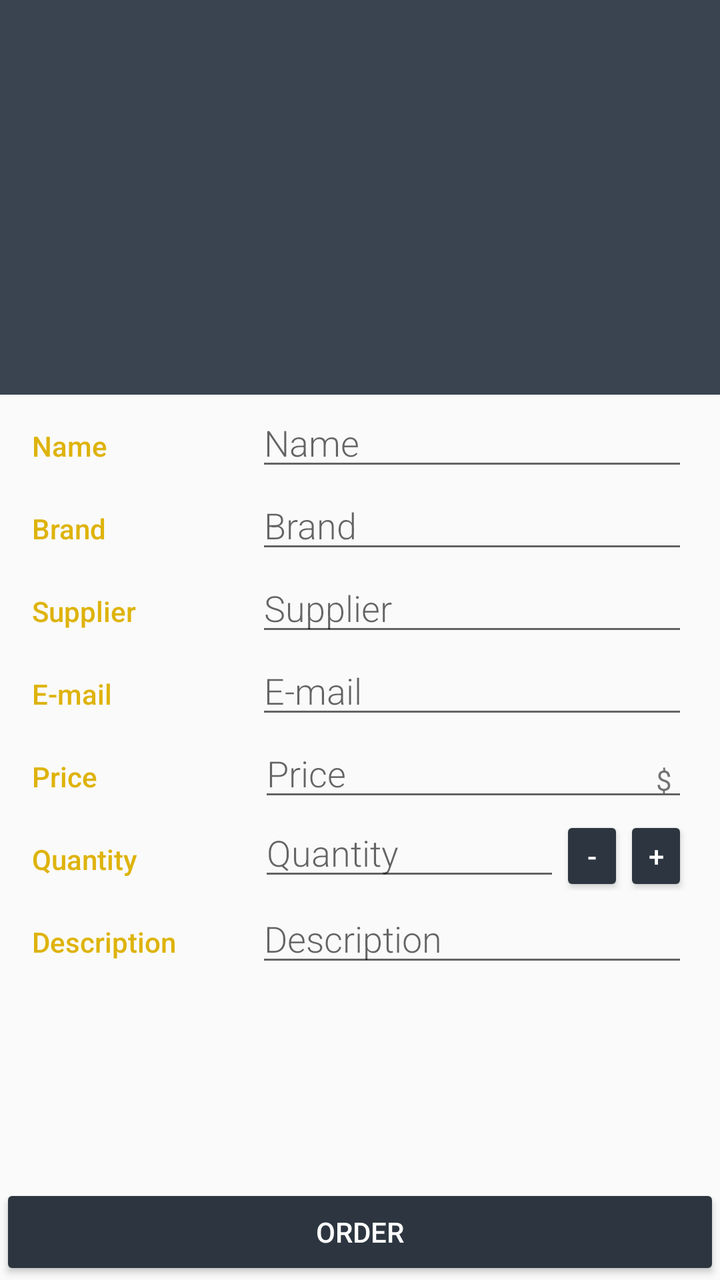
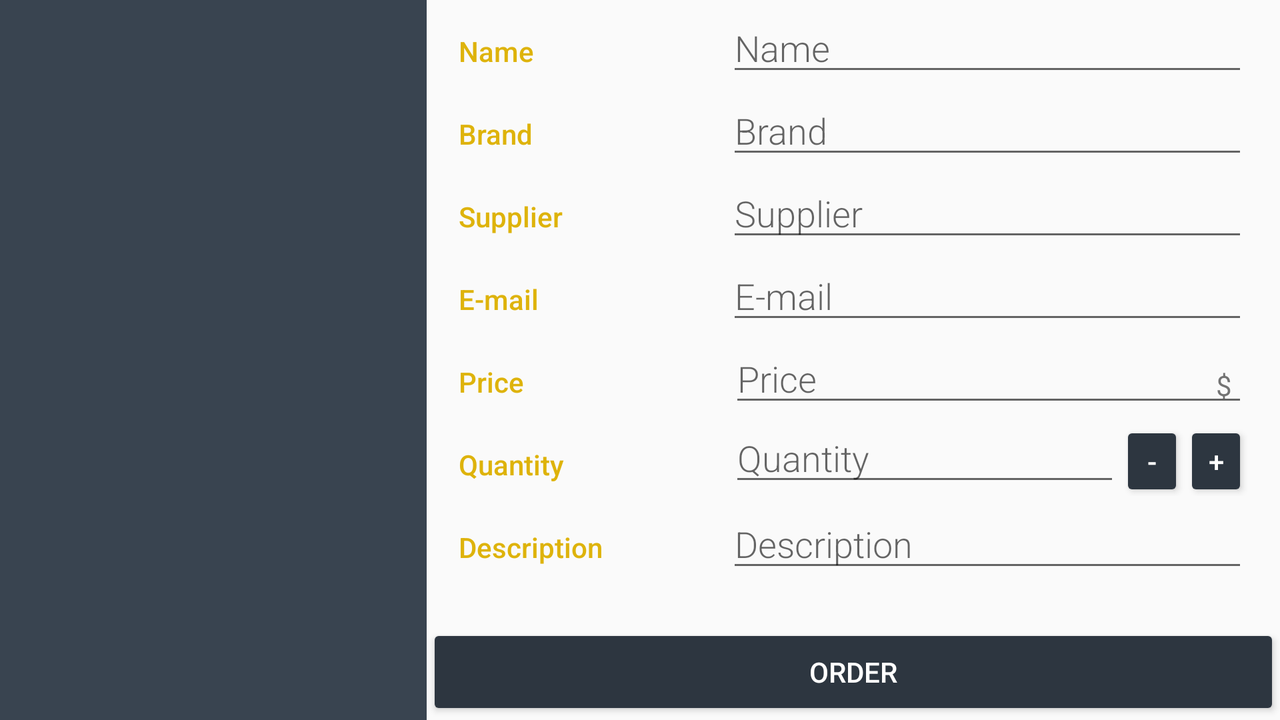

The same Android screen from two of the app's own layout files: first res/layout/ as a phone draws it, then the repository's variant for another configuration, drawn on a device whose configuration selects that folder. Both files follow.
<!-- AndroidManifest.xml: activity theme AppTheme -->
<!-- res/layout/activity_editor.xml -->
<?xml version="1.0" encoding="utf-8"?>
<LinearLayout xmlns:android="http://schemas.android.com/apk/res/android"
    xmlns:tools="http://schemas.android.com/tools"
    android:layout_width="match_parent"
    android:layout_height="match_parent"
    android:orientation="vertical"
    tools:context=".EditorActivity">

    <ImageView
        android:id="@+id/image"
        android:layout_width="match_parent"
        android:layout_height="0dp"
        android:layout_weight="1"
        android:adjustViewBounds="true"
        android:background="@color/colorPrimary"
        android:contentDescription="@string/editor_add_picture"
        android:src="@drawable/ic_add_photo" />

    <ScrollView
        android:layout_width="match_parent"
        android:layout_height="0dp"
        android:layout_weight="2">

        <LinearLayout
            android:layout_width="match_parent"
            android:layout_height="wrap_content"
            android:orientation="vertical"
            android:paddingLeft="@dimen/activity_margin"
            android:paddingRight="@dimen/activity_margin">

            <LinearLayout
                android:layout_width="match_parent"
                android:layout_height="wrap_content"
                android:orientation="horizontal">

                <TextView
                    style="@style/CategoryStyle"
                    android:text="@string/category_name" />

                <EditText
                    android:id="@+id/edit_product_name"
                    style="@style/EditorFieldStyle2"
                    android:hint="@string/hint_product_name"
                    android:inputType="textCapWords" />
            </LinearLayout>

            <LinearLayout
                android:layout_width="match_parent"
                android:layout_height="wrap_content"
                android:orientation="horizontal">

                <TextView
                    style="@style/CategoryStyle"
                    android:text="@string/category_brand" />

                <EditText
                    android:id="@+id/edit_product_brand"
                    style="@style/EditorFieldStyle2"
                    android:hint="@string/hint_product_brand"
                    android:inputType="textCapWords" />
            </LinearLayout>

            <LinearLayout
                android:layout_width="match_parent"
                android:layout_height="wrap_content"
                android:orientation="horizontal">

                <TextView
                    style="@style/CategoryStyle"
                    android:text="@string/category_supplier" />

                <EditText
                    android:id="@+id/edit_product_supplier"
                    style="@style/EditorFieldStyle2"
                    android:hint="@string/hint_product_supplier"
                    android:inputType="textCapWords" />
            </LinearLayout>

            <LinearLayout
                android:layout_width="match_parent"
                android:layout_height="wrap_content"
                android:orientation="horizontal">

                <TextView
                    style="@style/CategoryStyle"
                    android:text="@string/category_email" />

                <EditText
                    android:id="@+id/edit_product_email"
                    style="@style/EditorFieldStyle2"
                    android:hint="@string/hint_product_email"
                    android:inputType="textEmailAddress" />
            </LinearLayout>

            <LinearLayout
                android:layout_width="match_parent"
                android:layout_height="wrap_content"
                android:orientation="horizontal">

                <TextView
                    style="@style/CategoryStyle"
                    android:text="@string/category_price" />

                <RelativeLayout
                    android:layout_width="0dp"
                    android:layout_height="wrap_content"
                    android:layout_weight="2"
                    android:paddingLeft="@dimen/padding_small"
                    android:paddingStart="@dimen/padding_small">

                    <EditText
                        android:id="@+id/edit_product_price"
                        style="@style/EditorFieldStyle"
                        android:hint="@string/hint_product_price"
                        android:inputType="number" />

                    <TextView
                        style="@style/EditorUnitsStyle"
                        android:text="@string/unit_product_price" />
                </RelativeLayout>
            </LinearLayout>

            <LinearLayout
                android:layout_width="match_parent"
                android:layout_height="wrap_content"
                android:orientation="horizontal">

                <TextView
                    android:id="@+id/textView"
                    style="@style/CategoryStyle"
                    android:text="@string/category_quantity" />

                <LinearLayout
                    android:layout_width="0dp"
                    android:layout_height="wrap_content"
                    android:layout_weight="2">

                    <EditText
                        android:id="@+id/edit_product_quantity"
                        style="@style/EditorFieldStyle2"
                        android:hint="@string/hint_product_quantity"
                        android:inputType="number" />

                    <Button
                        android:id="@+id/edit_quantity_minus"
                        style="@style/ButtonSytle"
                        android:layout_width="@dimen/small_button_width"
                        android:layout_height="@dimen/small_button_hight"
                        android:onClick="decrement"
                        android:text="@string/editor_minus" />

                    <Button
                        android:id="@+id/edit_quantity_plus"
                        style="@style/ButtonSytle"
                        android:layout_width="@dimen/small_button_width"
                        android:layout_height="@dimen/small_button_hight"
                        android:onClick="increment"
                        android:text="@string/editor_plus" />
                </LinearLayout>
            </LinearLayout>

            <LinearLayout
                android:layout_width="match_parent"
                android:layout_height="wrap_content"
                android:orientation="horizontal">

                <TextView
                    style="@style/CategoryStyle"
                    android:text="@string/category_description" />

                <EditText
                    android:id="@+id/edit_product_description"
                    style="@style/EditorFieldStyle2"
                    android:hint="@string/hint_product_description"
                    android:inputType="textCapWords" />
            </LinearLayout>
        </LinearLayout>
    </ScrollView>

    <Button
        android:id="@+id/order_button"
        style="@style/ButtonSytle"
        android:layout_width="match_parent"
        android:layout_height="wrap_content"
        android:onClick="order"
        android:text="@string/editor_order" />
</LinearLayout>
<!-- resources referenced by this layout -->
<resources>
  <color name="colorPrimary">#394450</color>
  <dimen name="activity_margin">16dp</dimen>
  <dimen name="padding_small">4dp</dimen>
  <dimen name="small_button_hight">40dp</dimen>
  <dimen name="small_button_width">32dp</dimen>
  <string name="category_brand">Brand</string>
  <string name="category_description">Description</string>
  <string name="category_email">E-mail</string>
  <string name="category_name">Name</string>
  <string name="category_price">Price</string>
  <string name="category_quantity">Quantity</string>
  <string name="category_supplier">Supplier</string>
  <string name="editor_add_picture">Add Picture</string>
  <string name="editor_minus">-</string>
  <string name="editor_order">Order</string>
  <string name="editor_plus">+</string>
  <string name="hint_product_brand">Brand</string>
  <string name="hint_product_description">Description</string>
  <string name="hint_product_email">E-mail</string>
  <string name="hint_product_name">Name</string>
  <string name="hint_product_price">Price</string>
  <string name="hint_product_quantity">Quantity</string>
  <string name="hint_product_supplier">Supplier</string>
  <string name="unit_product_price">$</string>
  <style name="ButtonSytle">
          <item name="android:backgroundTint">@color/colorPrimaryDark</item>
          <item name="android:textColor">@android:color/white</item>
      </style>
  <style name="CategoryStyle">
          <item name="android:layout_height">wrap_content</item>
          <item name="android:layout_width">0dp</item>
          <item name="android:layout_weight">1</item>
          <item name="android:paddingTop">16dp</item>
          <item name="android:textColor">@color/colorAccent</item>
          <item name="android:fontFamily">sans-serif-medium</item>
          <item name="android:textAppearance">?android:textAppearanceSmall</item>
      </style>
  <style name="EditorFieldStyle">
          <item name="android:layout_height">wrap_content</item>
          <item name="android:layout_width">match_parent</item>
          <item name="android:fontFamily">sans-serif-light</item>
          <item name="android:textAppearance">?android:textAppearanceMedium</item>
      </style>
  <style name="EditorFieldStyle2">
          <item name="android:layout_height">wrap_content</item>
          <item name="android:layout_width">0dp</item>
          <item name="android:layout_weight">2</item>
          <item name="android:layout_marginLeft">4dp</item>
          <item name="android:fontFamily">sans-serif-light</item>
          <item name="android:textAppearance">?android:textAppearanceMedium</item>
      </style>
  <style name="EditorUnitsStyle">
          <item name="android:layout_height">wrap_content</item>
          <item name="android:layout_width">wrap_content</item>
          <item name="android:layout_alignParentRight">true</item>
          <item name="android:paddingRight">8dp</item>
          <item name="android:paddingTop">16dp</item>
          <item name="android:textAppearance">?android:textAppearanceSmall</item>
      </style>
  <style name="AppTheme" parent="Theme.AppCompat.Light.DarkActionBar">
          <item name="colorPrimary">@color/colorPrimary</item>
          <item name="colorPrimaryDark">@color/colorPrimaryDark</item>
          <item name="colorAccent">@color/colorAccent</item>
      </style>
  <color name="colorPrimaryDark">#2D3640</color>
  <color name="colorAccent">#deb30b</color>
</resources>
<!-- res/layout-land/activity_editor.xml (the repository's variant of the layout above) -->
<!-- drawn on the phone turned sideways -->
<?xml version="1.0" encoding="utf-8"?>
<LinearLayout xmlns:android="http://schemas.android.com/apk/res/android"
    xmlns:tools="http://schemas.android.com/tools"
    android:layout_width="match_parent"
    android:layout_height="match_parent"
    android:orientation="horizontal"
    tools:context=".EditorActivity">

    <ImageView
        android:id="@+id/image"
        android:layout_width="0dp"
        android:layout_height="match_parent"
        android:layout_weight="1"
        android:adjustViewBounds="true"
        android:background="@color/colorPrimary"
        android:contentDescription="@string/editor_add_picture"
        android:src="@drawable/ic_add_photo" />

    <LinearLayout
        android:layout_width="0dp"
        android:layout_height="match_parent"
        android:layout_weight="2"
        android:orientation="vertical">

        <ScrollView
            android:layout_width="match_parent"
            android:layout_height="0dp"
            android:layout_weight="1">

            <LinearLayout
                android:layout_width="match_parent"
                android:layout_height="wrap_content"
                android:orientation="vertical"
                android:paddingLeft="@dimen/activity_margin"
                android:paddingRight="@dimen/activity_margin">

                <LinearLayout
                    android:layout_width="match_parent"
                    android:layout_height="wrap_content"
                    android:orientation="horizontal">

                    <TextView
                        style="@style/CategoryStyle"
                        android:text="@string/category_name" />

                    <EditText
                        android:id="@+id/edit_product_name"
                        style="@style/EditorFieldStyle2"
                        android:hint="@string/hint_product_name"
                        android:inputType="textCapWords" />
                </LinearLayout>

                <LinearLayout
                    android:layout_width="match_parent"
                    android:layout_height="wrap_content"
                    android:orientation="horizontal">

                    <TextView
                        style="@style/CategoryStyle"
                        android:text="@string/category_brand" />

                    <EditText
                        android:id="@+id/edit_product_brand"
                        style="@style/EditorFieldStyle2"
                        android:hint="@string/hint_product_brand"
                        android:inputType="textCapWords" />
                </LinearLayout>

                <LinearLayout
                    android:layout_width="match_parent"
                    android:layout_height="wrap_content"
                    android:orientation="horizontal">

                    <TextView
                        style="@style/CategoryStyle"
                        android:text="@string/category_supplier" />

                    <EditText
                        android:id="@+id/edit_product_supplier"
                        style="@style/EditorFieldStyle2"
                        android:hint="@string/hint_product_supplier"
                        android:inputType="textCapWords" />
                </LinearLayout>

                <LinearLayout
                    android:layout_width="match_parent"
                    android:layout_height="wrap_content"
                    android:orientation="horizontal">

                    <TextView
                        style="@style/CategoryStyle"
                        android:text="@string/category_email" />

                    <EditText
                        android:id="@+id/edit_product_email"
                        style="@style/EditorFieldStyle2"
                        android:hint="@string/hint_product_email"
                        android:inputType="textEmailAddress" />
                </LinearLayout>

                <LinearLayout
                    android:layout_width="match_parent"
                    android:layout_height="wrap_content"
                    android:orientation="horizontal">

                    <TextView
                        style="@style/CategoryStyle"
                        android:text="@string/category_price" />

                    <RelativeLayout
                        android:layout_width="0dp"
                        android:layout_height="wrap_content"
                        android:layout_weight="2"
                        android:paddingLeft="@dimen/padding_small"
                        android:paddingStart="@dimen/padding_small">

                        <EditText
                            android:id="@+id/edit_product_price"
                            style="@style/EditorFieldStyle"
                            android:hint="@string/hint_product_price"
                            android:inputType="number" />

                        <TextView
                            style="@style/EditorUnitsStyle"
                            android:text="@string/unit_product_price" />
                    </RelativeLayout>
                </LinearLayout>

                <LinearLayout
                    android:layout_width="match_parent"
                    android:layout_height="wrap_content"
                    android:orientation="horizontal">

                    <TextView
                        android:id="@+id/textView"
                        style="@style/CategoryStyle"
                        android:text="@string/category_quantity" />

                    <LinearLayout
                        android:layout_width="0dp"
                        android:layout_height="wrap_content"
                        android:layout_weight="2">

                        <EditText
                            android:id="@+id/edit_product_quantity"
                            style="@style/EditorFieldStyle2"
                            android:hint="@string/hint_product_quantity"
                            android:inputType="number" />

                        <Button
                            android:id="@+id/edit_quantity_minus"
                            style="@style/ButtonSytle"
                            android:layout_width="@dimen/small_button_width"
                            android:layout_height="@dimen/small_button_hight"
                            android:onClick="decrement"
                            android:text="@string/editor_minus" />

                        <Button
                            android:id="@+id/edit_quantity_plus"
                            style="@style/ButtonSytle"
                            android:layout_width="@dimen/small_button_width"
                            android:layout_height="@dimen/small_button_hight"
                            android:onClick="increment"
                            android:text="@string/editor_plus" />
                    </LinearLayout>
                </LinearLayout>

                <LinearLayout
                    android:layout_width="match_parent"
                    android:layout_height="wrap_content"
                    android:orientation="horizontal">

                    <TextView
                        style="@style/CategoryStyle"
                        android:text="@string/category_description" />

                    <EditText
                        android:id="@+id/edit_product_description"
                        style="@style/EditorFieldStyle2"
                        android:hint="@string/hint_product_description"
                        android:inputType="textCapWords" />
                </LinearLayout>
            </LinearLayout>
        </ScrollView>

        <Button
            android:id="@+id/order_button"
            style="@style/ButtonSytle"
            android:layout_width="match_parent"
            android:layout_height="wrap_content"
            android:onClick="order"
            android:text="@string/editor_order" />
    </LinearLayout>
</LinearLayout>
